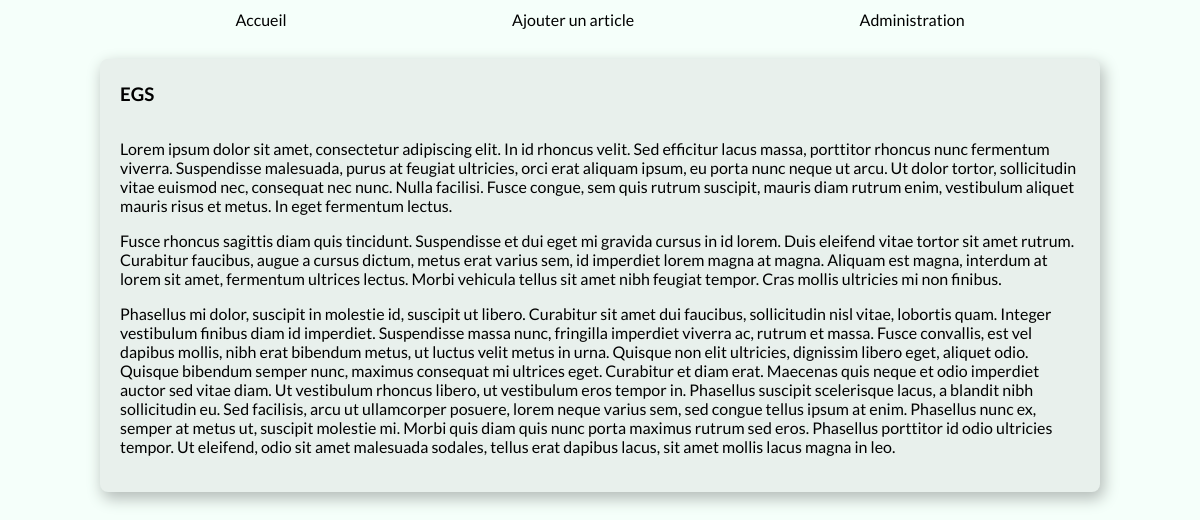
/blog/egs/ (signed in), run on the app's committed database.
### posts/models.py (models this page shows, shortened)
class BlogPost(models.Model):
    title = models.CharField(max_length=255, unique=True, verbose_name="Titre")
    slug = models.SlugField(max_length=255, unique=True, blank=True)
    author = models.ForeignKey(User, on_delete=models.SET_NULL, null=True, blank=True, verbose_name="Auteur")
    last_updated = models.DateTimeField(auto_now=True)
    created_on = models.DateField(blank=True, null=True, verbose_name="Créé le")
    published = models.BooleanField(default=False, verbose_name="publié")
    content = models.TextField(blank=True, verbose_name="contenu")
    class Meta:
        ordering = ["-created_on"]
        verbose_name = "Article"

### posts/views.py (the view)
# urls.py: path("<str:slug>/", BlogPostDetail.as_view(), name="post"),
class BlogPostDetail(DetailView):
    model = BlogPost
    context_object_name = "post"

### posts/templates/posts/blogpost_detail.html (shortened to what this page needs)
{% extends 'base.html' %}
{% block content %}
  <article>
    <h1>{{ post.title }}</h1>
    <div>{{ post.content|linebreaks|safe }}</div>
  </article>
{% endblock %}

### static/css/style.css (style rules this page uses)
body { font-family: 'Lato', sans-serif; margin: 0; padding: 0; border: 0; height: 100%; background-color:mintcream; }
article { display: flex; flex-direction: column; align-items: flex-start; }
article { border-radius: 8px; margin: 20px auto; padding: 5px 20px 20px 20px; width: 80%; background-color: #e8f0ec; box-shadow: #b5bdb9 3px 6px 15px 1px; }

### data on the page
BlogPost: title "EGS", content "Lorem ipsum dolor sit amet, consectetur adipiscing elit. In id rhoncus velit. Sed efficitur lacus massa, porttitor rhoncus nunc fermentum viverra. Suspendisse malesuada, purus at feugiat ultricies, orci erat aliquam ipsum, eu porta nunc neque ut arcu. Ut dolor tortor, sollicitudin vitae euismod nec, consequat nec nunc. Nulla facilisi. Fusce congue, sem quis rutrum suscipit, mauris diam rutrum enim, vestibulum aliquet mauris risus et metus. In eget fermentum lectus. Fusce rhoncus sagittis diam quis tincidunt. Suspendisse et dui eget mi gravida cursus in id lorem. Duis eleifend vitae tortor sit amet rutrum. Curabitur faucibus, augue a cursus dictum, metus erat varius sem, id imperdiet lorem…"
